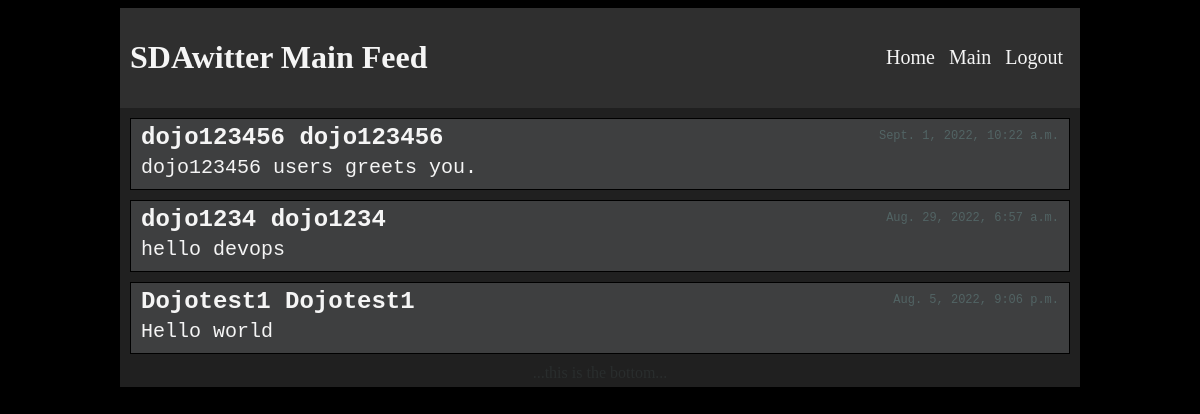
The app's page /feed (signed in), older data.
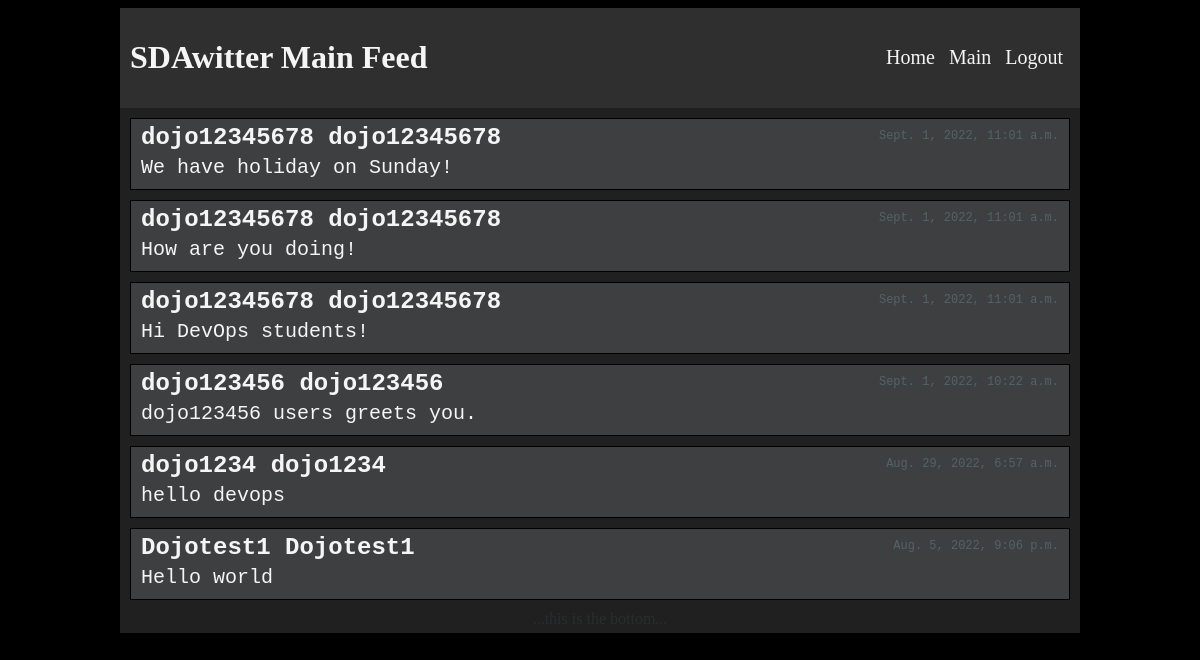
The same page, newer data.
### mainApp/models.py (models this page shows)
class Posts(models.Model):
    user = models.ForeignKey(Users, related_name='posts', on_delete=models.CASCADE)
    content = models.TextField(max_length=281)
    createdAt = models.DateTimeField(auto_now_add=True)
    updatedAt = models.DateTimeField(auto_now=True)
    objects = PostManager()

class Users(models.Model):
    username = models.CharField(max_length=255)
    fname = models.CharField(max_length=255)
    lname = models.CharField(max_length=255)
    email = models.EmailField(max_length=255)
    password = models.CharField(max_length=255)
    createdAt = models.DateTimeField(auto_now_add=True)
    updatedAt = models.DateTimeField(auto_now=True)
    objects = UserManager()

### mainApp/views.py (the view)
# urls.py: path('feed',views.feed),
def feed(request):
    context={
        'loggedInUser':Users.objects.get(id=request.session['loggedInUser']),
        'posts':Posts.objects.all().order_by('-createdAt')
    }
    return render(request,'feed.html',context)

### mainApp/templates/feed.html (shortened to what this page needs)
<!DOCTYPE html>
<html lang="en">
<head>
    {% load static %}
    <link rel="stylesheet" href="{% static 'css/style.css' %}">
</head>
<body>
    <div id="wrapper">
        <div id="nav">
            <h1>SDAwitter Main Feed</h1>
            <div class="navLinks">
                <a class="navLink" href="/{{loggedInUser.username}}" onmouseover="hover(this)" onmouseout="unHover(this)">Home</a>
                <a class="navLink" href="/feed" onmouseover="hover(this)" onmouseout="unHover(this)">Main</a>
                <a class="navLink" href="/logout" onmouseover="hover(this)" onmouseout="unHover(this)">Logout</a>
            </div>
        </div>
        {% for post in posts %}
        <div class="post">
            <div>
                <a class="userLink" href="/{{post.user.username}}">{{post.user.fname}} {{post.user.lname}}</a>
                <p>{{post.content}}</p>
            </div>
            <div class="rightPost">
                <p class="timeStamp">{{post.createdAt}}</p>
            </div>
        </div>
        {%endfor%}
        <div id="footer">
            <p>...this is the bottom...</p>
        </div>
    </div>
</body>
</html>

### mainApp/static/css/style.css (style rules this page uses)
body { color: whitesmoke; background-color: black; }
#wrapper { width: 960px; margin: 0px auto; background-color: rgba(80, 80, 80, 0.401); }
#nav { display: flex; justify-content: space-between; background-color: rgba(67, 67, 67, 0.433); padding: 10px; }
.navLinks { display: flex; align-items: center; }
.navLink { text-decoration: none; color: whitesmoke; border-radius: 5px; padding: 5px; margin: 0px 2px; height: min-content; font-size: 20px; }
.post { border: 1px black solid; margin: 10px; display: flex; justify-content: space-between; padding: 5px 10px; background-color: rgba(240, 248, 255, 0.14); font-family: monospace; font-size: 20px; }
.post p { margin: 5px 0px; }
.rightPost { display: flex; flex-direction: column; align-items: flex-end; }
.timeStamp { color: rgb(82, 100, 100); font-size: small; }
.userLink { color: whitesmoke; text-decoration: none; font-size: 24px; font-weight: bold; }
#footer p { color: rgba(82, 100, 100, 0.199); text-align: center; margin: 0px; padding-bottom: 5px; }

Row changes from the older to the newer data that the page shows:
added Posts: user.fname "dojo12345678", user.lname "dojo12345678", content "We have holiday on Sunday!", createdAt "Sept. 1, 2022, 11:01 a.m."
added Posts: user.fname "dojo12345678", user.lname "dojo12345678", content "How are you doing!", createdAt "Sept. 1, 2022, 11:01 a.m."
added Posts: user.fname "dojo12345678", user.lname "dojo12345678", content "Hi DevOps students!", createdAt "Sept. 1, 2022, 11:01 a.m."
